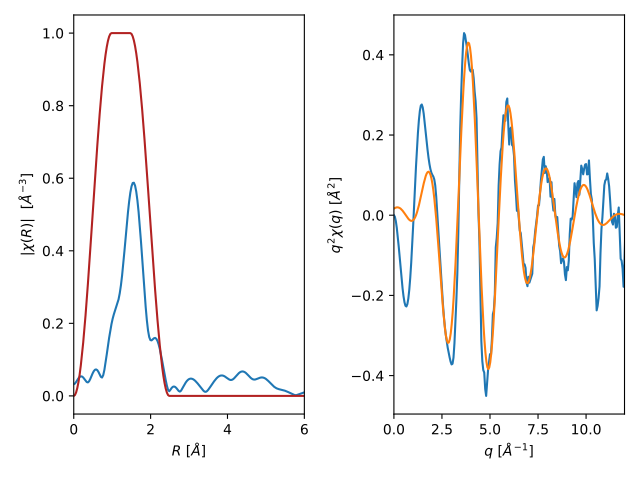

Reproduce this figure in Python.
from araucaria.testdata import get_testpath
from araucaria import Group
from araucaria.io import read_dnd
from araucaria.xas import pre_edge, autobk, xftf, xftr
from araucaria.utils import check_objattrs
kw      = 2
k_range = [2,10]
r_range = [0.5, 2]
fpath   = get_testpath('dnd_testfile1.dat')
group   = read_dnd(fpath, scan='mu')  # extracting mu and mu_ref scans
pre     = pre_edge(group, update=True)
autbk   = autobk(group, update=True)
fft     = xftf(group, k_range=k_range, kweight=kw, update=True)
rft     = xftr(group, r_range=r_range, update=True)
attrs = ['rwin', 'q', 'chiq', 'chiq_mag', 'chiq_re', 'chiq_im']
check_objattrs(group, Group, attrs)
# [True, True, True, True, True, True]

# plotting forward FFT signal
import matplotlib.pyplot as plt
from araucaria.plot import fig_xas_template
fig, ax = fig_xas_template(panels='rq', fig_pars={'kweight': kw})
line = ax[0].plot(group.r, group.chir_mag)
line = ax[0].plot(group.r, group.rwin, color='firebrick')
xlim = ax[0].set_xlim(0,6)
line = ax[1].plot(group.k, group.k**kw*group.chi)
line = ax[1].plot(group.q, group.chiq_re)
xlim = ax[1].set_xlim(0,12)
fig.tight_layout()
plt.show(block=False)
